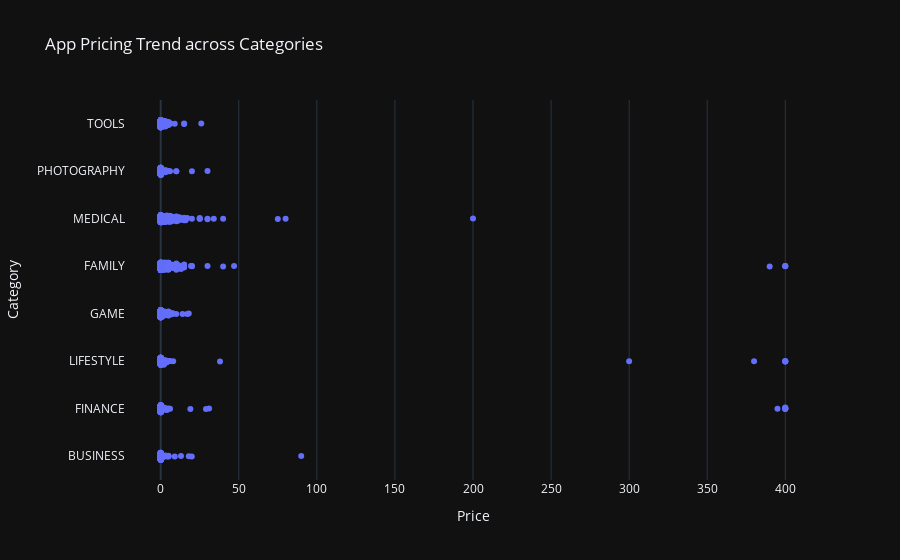

Notebook code cell kept with this figure:
### Markdown cell above
## 6. How the app category and price of an app are related.

Here I have analyzed the following questions:
1. How are companies and developers supposed to make ends meet? 
2. What monetization strategies can companies use to maximize profit?

I think the costs of apps are largely based on features, complexity, and platform.

### Code cell
import matplotlib.pyplot as plt
import plotly.express as px

# Selecting a few popular app categories
popular_app_cats = apps[apps.Category.isin(['GAME', 'FAMILY', 'PHOTOGRAPHY',
                                            'MEDICAL', 'TOOLS', 'FINANCE',
                                            'LIFESTYLE','BUSINESS'])]

# Examining the price trend by plotting Price vs Category
fig = px.strip(popular_app_cats, x = 'Price', y = 'Category', 
               title="App Pricing Trend across Categories", template = 'plotly_dark')
fig.show()


# Apps whose Price is greater than 200 are
apps_above_200 = popular_app_cats[popular_app_cats['Price'].values > 200]
apps_above_200[['Category', 'App', 'Price']]

### Figure 1 — Plotly figure (JSON) as saved in the notebook; plotly's stock layout.template omitted (floating-point values rounded to 4 significant figures; data arrays with more than 128 entries replaced by an {"elided": "..."} marker saying what was removed)
{"data": [{"alignmentgroup": "True", "boxpoints": "all", "fillcolor": "rgba(255,255,255,0)", "hoveron": "points", "hovertemplate": "Price=%{x}<br>Category=%{y}<extra></extra>", "legendgroup": "", "line": {"color": "rgba(255,255,255,0)"}, "marker": {"color": "#636efa"}, "name": "", "offsetgroup": "", "orientation": "h", "pointpos": 0, "showlegend": false, "type": "box", "x": {"elided": "5428 float values"}, "x0": " ", "xaxis": "x", "y": {"elided": "5428 str values"}, "y0": " ", "yaxis": "y"}], "layout": {"boxmode": "group", "legend": {"tracegroupgap": 0}, "title": {"text": "App Pricing Trend across Categories"}, "xaxis": {"anchor": "y", "domain": [0, 1], "title": {"text": "Price"}}, "yaxis": {"anchor": "x", "domain": [0, 1], "title": {"text": "Category"}}}}
